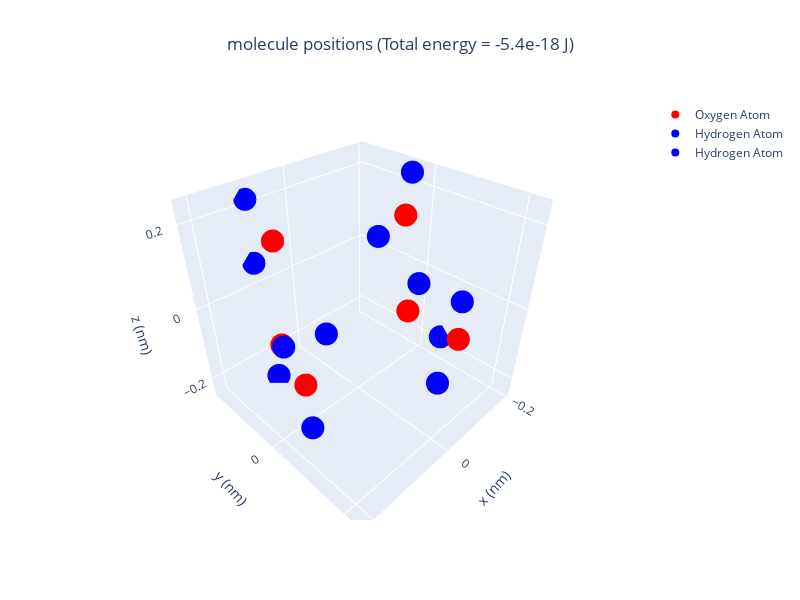
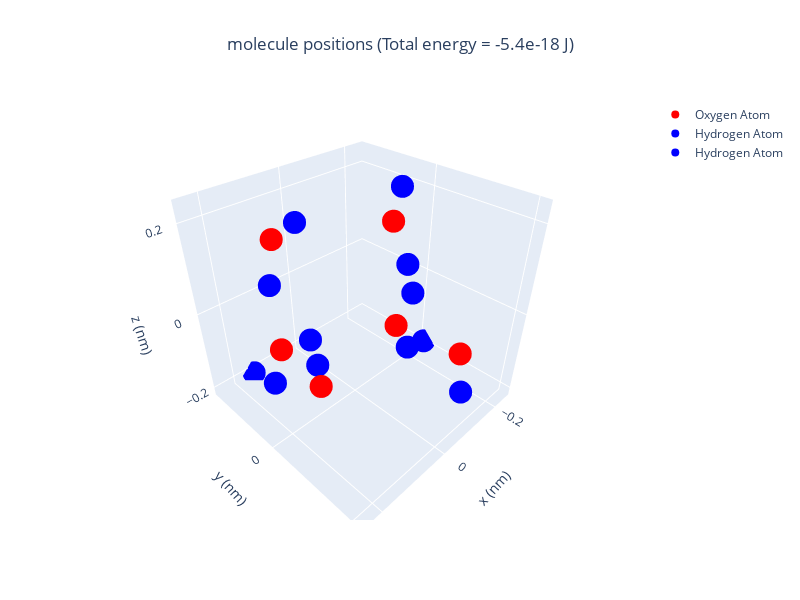
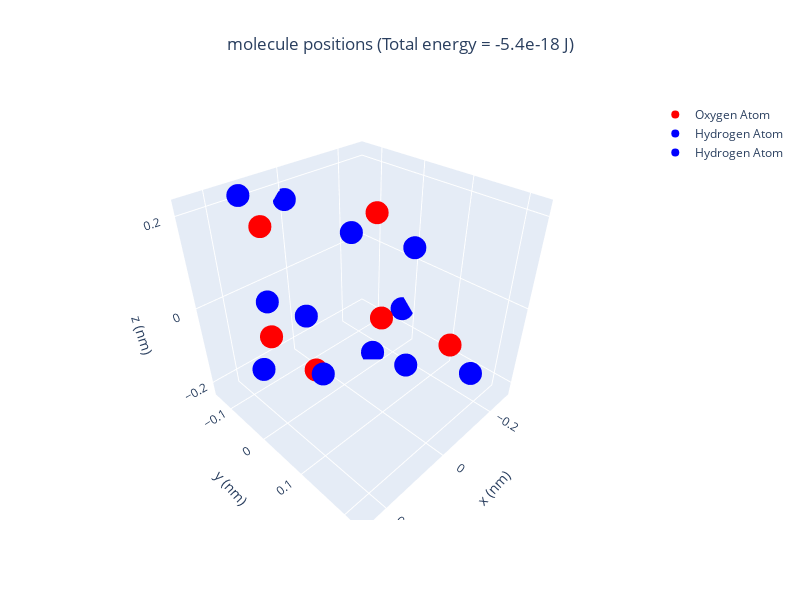
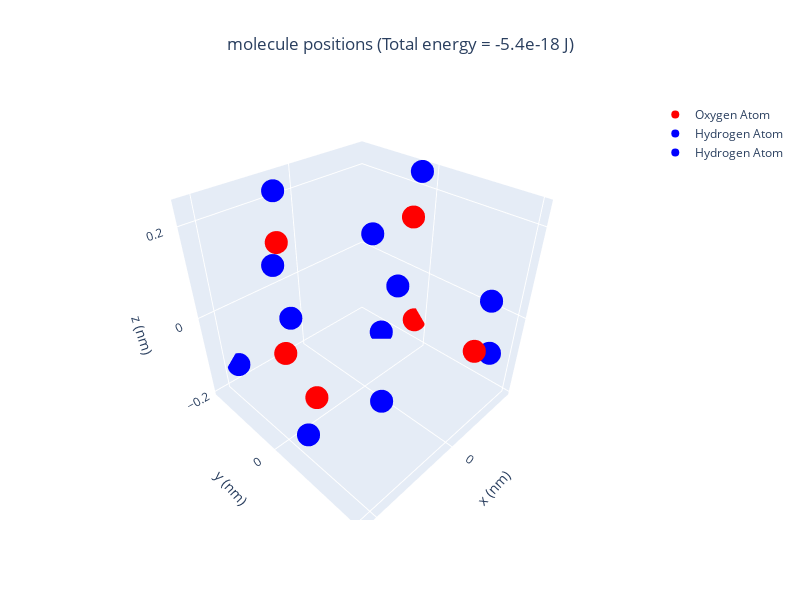

Write notebook code for charts like these, in order.
### Markdown cell above
The number of diagram will be the same as 'range(n)' in Code cell 6.1. __Causion: lagging computer__

### Code cell
# plot all the graphy for the sys with E lower than -8E-18 j
for lowest_index in range(len(datasets[:])):
    this_rall = []
    this_qall = []
    
    rall,qall = allatomposns(datasets[lowest_index][0],datasets[lowest_index][1],datasets[lowest_index][2],\
                         datasets[lowest_index][3],datasets[lowest_index][4],datasets[lowest_index][5])
    rall = np.array(rall)*1e-9
    potl_E_sum = potl_energy_sum(rall,qall)
    print('This E_energy - potl_E_sum:',potl_E_sum, 'J')

    
    
    this_e = "{:.3g}".format(potl_energy_sum(rall,qall))
    print('potl_E_sum:',this_e, 'J')


    '''    title_here = 'potl_E_sum: '+this_e+ ' J'
    #-------plot------3D-coord of the lowest E_energy-------
    #plot the lowest E atoms posi.(interactive)

    f1,ax1 = mol_plot(moltypes,datasets[lowest_index][1],datasets[lowest_index][2],\
                      datasets[lowest_index][3],datasets[lowest_index][4],datasets[lowest_index][5])
    ax1.set_xlabel('x (nm)')
    ax1.set_ylabel('y (nm)')
    ax1.set_zlabel('z (nm)')
    ax1.set_title(title_here)
    ax1.set_aspect('auto')
    ax1.view_init(elev=30, azim=-60) #adjust 'camera angle' with this command if desired - angles are in degrees
    f1.show()'''
    
    
    
    xall=[]
    yall=[]
    zall=[]
    for i in range(int(len(rall))):
        xall.append(float(rall[i][0])*1e9)
        yall.append(float(rall[i][1])*1e9)
        zall.append(float(rall[i][2])*1e9)
    #print('xall:',xall)
    this_e = "{:.3g}".format(potl_energy_sum(rall,qall))
    print('potl_E_sum:',this_e, 'J')

    #-------plot------3D-coord of the lowest E_energy-------
    #plot the lowest E atoms posi.(interactive)
    fig = make_subplots()
    O_atoms = go.Scatter3d(x=xall[::3], y=yall[::3], z=zall[::3],mode='markers',marker = {'color' : 'red'},name='Oxygen Atom')
    H_atoms01 = go.Scatter3d(x=xall[1::3], y=yall[1::3], z=zall[1::3],mode='markers',marker = {'color' : 'blue'},name='Hydrogen Atom')
    H_atoms02 = go.Scatter3d(x=xall[2::3], y=yall[2::3], z=zall[2::3],mode='markers',marker = {'color' : 'blue'},name='Hydrogen Atom')

    fig.add_trace(O_atoms)
    fig.add_trace(H_atoms01)
    fig.add_trace(H_atoms02)

    fig.update_layout(title_text=f'molecule positions (Total energy = {this_e} J)',title_x=0.5,width=800, height=600,scene_aspectmode='cube',
                    scene = dict(
                    xaxis_title='x (nm)',
                    yaxis_title='y (nm)',
                    zaxis_title='z (nm)',
                                 )
                     )

    fig.show()

### Figure 1 — Plotly figure (JSON) as saved in the notebook; plotly's stock layout.template omitted (floating-point values rounded to 4 significant figures)
{"data": [{"marker": {"color": "red"}, "mode": "markers", "name": "Oxygen Atom", "type": "scatter3d", "x": [0.08974, -0.1559, 0.2091, -0.0447, -0.1777, 0.09244], "y": [-0.1285, -0.02418, 0.09845, 0.2021, -0.02114, -0.1339], "z": [0.1376, 0.1423, -0.004569, 0.001211, -0.1351, -0.1432]}, {"marker": {"color": "blue"}, "mode": "markers", "name": "Hydrogen Atom", "type": "scatter3d", "x": [0.09976, -0.1719, 0.1814, 0.04198, -0.1961, 0.1044], "y": [-0.1864, -0.02685, 0.007155, 0.2283, 0.06143, -0.1407], "z": [0.06192, 0.2367, 0.003937, -0.03002, -0.18, -0.238]}, {"marker": {"color": "blue"}, "mode": "markers", "name": "Hydrogen Atom", "type": "scatter3d", "x": [0.09972, -0.06178, 0.2136, -0.03746, -0.1825, 0.009706], "y": [-0.1862, -0.00845, 0.1134, 0.2043, 0.0006104, -0.08682], "z": [0.2134, 0.1344, -0.09906, 0.09669, -0.04197, -0.1328]}], "layout": {"height": 600, "scene": {"aspectmode": "cube", "xaxis": {"title": {"text": "x (nm)"}}, "yaxis": {"title": {"text": "y (nm)"}}, "zaxis": {"title": {"text": "z (nm)"}}}, "title": {"text": "molecule positions (Total energy = -5.4e-18 J)", "x": 0.5}, "width": 800, "xaxis": {"anchor": "y", "domain": [0, 1]}, "yaxis": {"anchor": "x", "domain": [0, 1]}}}

### Figure 2 — Plotly figure (JSON) as saved in the notebook; plotly's stock layout.template omitted (floating-point values rounded to 4 significant figures)
{"data": [{"marker": {"color": "red"}, "mode": "markers", "name": "Oxygen Atom", "type": "scatter3d", "x": [0.08974, -0.1559, 0.2091, -0.0447, -0.1777, 0.09244], "y": [-0.1285, -0.02418, 0.09845, 0.2021, -0.02114, -0.1339], "z": [0.1376, 0.1423, -0.004569, 0.001211, -0.1351, -0.1432]}, {"marker": {"color": "blue"}, "mode": "markers", "name": "Hydrogen Atom", "type": "scatter3d", "x": [-0.002002, -0.1372, 0.241, 0.02771, -0.2448, 0.02562], "y": [-0.1559, 0.005251, 0.01587, 0.1408, 0.01376, -0.08895], "z": [0.1354, 0.2315, -0.04113, 0.01426, -0.1938, -0.195]}, {"marker": {"color": "blue"}, "mode": "markers", "name": "Hydrogen Atom", "type": "scatter3d", "x": [0.1147, -0.1142, 0.2138, -0.05319, -0.2113, 0.1508], "y": [-0.121, 0.04126, 0.08611, 0.2093, -0.003674, -0.1732], "z": [0.0454, 0.08622, 0.09029, -0.09392, -0.04715, -0.2083]}], "layout": {"height": 600, "scene": {"aspectmode": "cube", "xaxis": {"title": {"text": "x (nm)"}}, "yaxis": {"title": {"text": "y (nm)"}}, "zaxis": {"title": {"text": "z (nm)"}}}, "title": {"text": "molecule positions (Total energy = -5.4e-18 J)", "x": 0.5}, "width": 800, "xaxis": {"anchor": "y", "domain": [0, 1]}, "yaxis": {"anchor": "x", "domain": [0, 1]}}}

### Figure 3 — Plotly figure (JSON) as saved in the notebook; plotly's stock layout.template omitted (floating-point values rounded to 4 significant figures)
{"data": [{"marker": {"color": "red"}, "mode": "markers", "name": "Oxygen Atom", "type": "scatter3d", "x": [0.08974, -0.1559, 0.2091, -0.0447, -0.1777, 0.09244], "y": [-0.1285, -0.02418, 0.09845, 0.2021, -0.02114, -0.1339], "z": [0.1376, 0.1423, -0.004569, 0.001211, -0.1351, -0.1432]}, {"marker": {"color": "blue"}, "mode": "markers", "name": "Hydrogen Atom", "type": "scatter3d", "x": [-0.0003333, -0.1542, 0.1587, -0.0946, -0.1412, 0.08999], "y": [-0.1398, -0.08732, 0.03977, 0.2245, -0.02027, -0.1354], "z": [0.1681, 0.07035, 0.05195, -0.07744, -0.2237, -0.0475]}, {"marker": {"color": "blue"}, "mode": "markers", "name": "Hydrogen Atom", "type": "scatter3d", "x": [0.1416, -0.1582, 0.2573, 0.03729, -0.2725, 0.1724], "y": [-0.122, 0.06131, 0.1547, 0.1654, -0.0234, -0.0857], "z": [0.2178, 0.09922, 0.05614, -0.03202, -0.1483, -0.1644]}], "layout": {"height": 600, "scene": {"aspectmode": "cube", "xaxis": {"title": {"text": "x (nm)"}}, "yaxis": {"title": {"text": "y (nm)"}}, "zaxis": {"title": {"text": "z (nm)"}}}, "title": {"text": "molecule positions (Total energy = -5.4e-18 J)", "x": 0.5}, "width": 800, "xaxis": {"anchor": "y", "domain": [0, 1]}, "yaxis": {"anchor": "x", "domain": [0, 1]}}}

### Figure 4 — Plotly figure (JSON) as saved in the notebook; plotly's stock layout.template omitted (floating-point values rounded to 4 significant figures)
{"data": [{"marker": {"color": "red"}, "mode": "markers", "name": "Oxygen Atom", "type": "scatter3d", "x": [0.08974, -0.1559, 0.2091, -0.0447, -0.1777, 0.09244], "y": [-0.1285, -0.02418, 0.09845, 0.2021, -0.02114, -0.1339], "z": [0.1376, 0.1423, -0.004569, 0.001211, -0.1351, -0.1432]}, {"marker": {"color": "blue"}, "mode": "markers", "name": "Hydrogen Atom", "type": "scatter3d", "x": [0.1525, -0.06227, 0.2202, -0.1192, -0.1466, 0.1774], "y": [-0.05692, -0.04169, 0.08449, 0.1925, -0.08825, -0.1777], "z": [0.1482, 0.1325, -0.09867, -0.05826, -0.196, -0.1499]}, {"marker": {"color": "blue"}, "mode": "markers", "name": "Hydrogen Atom", "type": "scatter3d", "x": [0.06723, -0.17, 0.1495, -0.08316, -0.1607, 0.07691], "y": [-0.1542, -0.02154, 0.1732, 0.1971, -0.05779, -0.1259], "z": [0.2271, 0.237, 0.00172, 0.08879, -0.04827, -0.04907]}], "layout": {"height": 600, "scene": {"aspectmode": "cube", "xaxis": {"title": {"text": "x (nm)"}}, "yaxis": {"title": {"text": "y (nm)"}}, "zaxis": {"title": {"text": "z (nm)"}}}, "title": {"text": "molecule positions (Total energy = -5.4e-18 J)", "x": 0.5}, "width": 800, "xaxis": {"anchor": "y", "domain": [0, 1]}, "yaxis": {"anchor": "x", "domain": [0, 1]}}}
